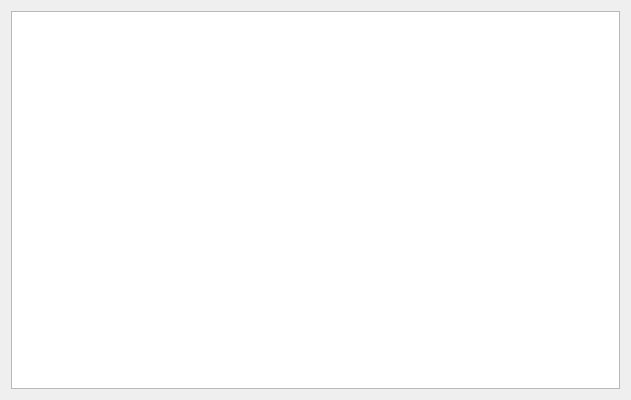
<?xml version="1.0" encoding="UTF-8"?>
<ui version="4.0">
 <class>View</class>
 <widget class="QMainWindow" name="View">
  <property name="geometry">
   <rect>
    <x>0</x>
    <y>0</y>
    <width>631</width>
    <height>400</height>
   </rect>
  </property>
  <property name="windowTitle">
   <string>View</string>
  </property>
  <widget class="QWidget" name="centralWidget">
   <layout class="QGridLayout" name="gridLayout">
    <item row="0" column="0">
     <widget class="QGraphicsView" name="graphicsView"/>
    </item>
   </layout>
  </widget>
 </widget>
 <layoutdefault spacing="6" margin="11"/>
 <resources/>
 <connections/>
</ui>
